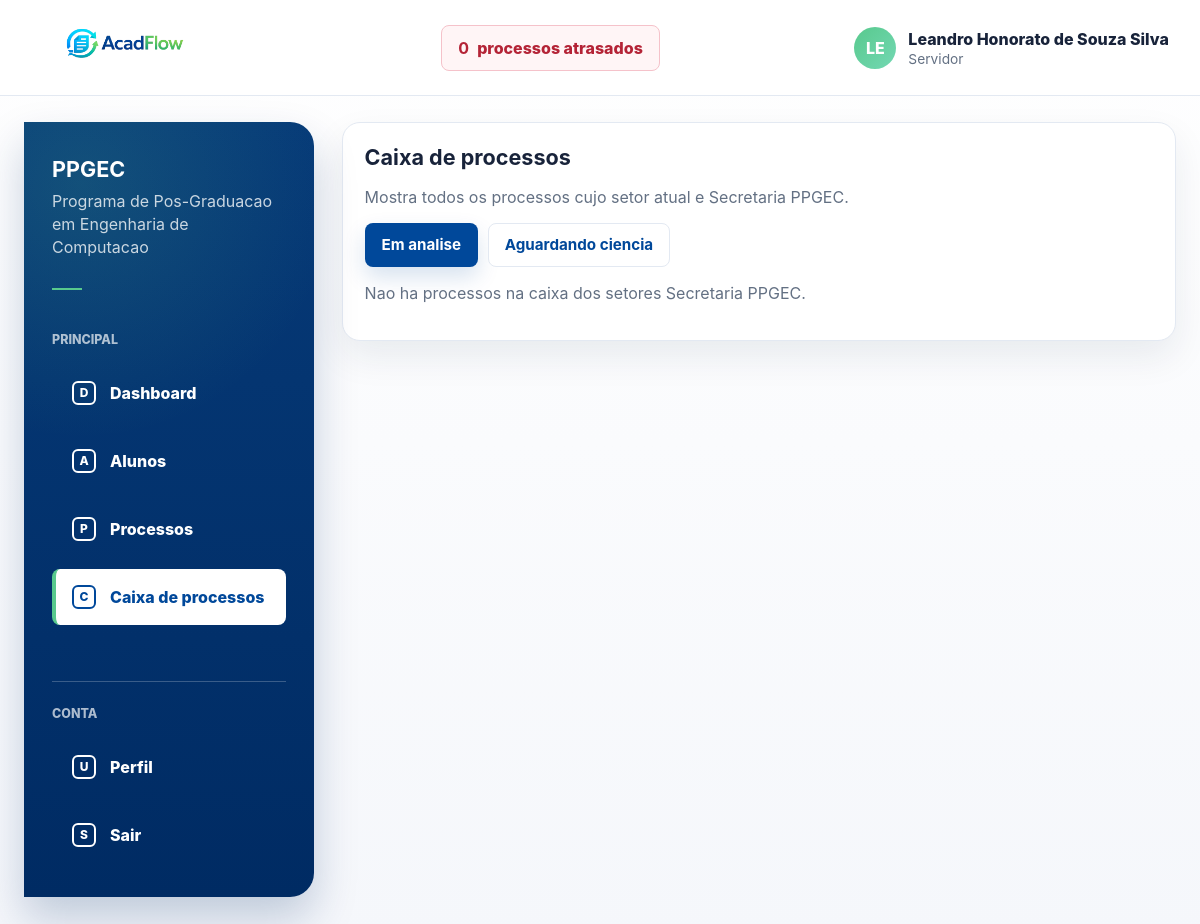
Page /coordenacao/caixa-processos/ (signed in) on the earlier database version.
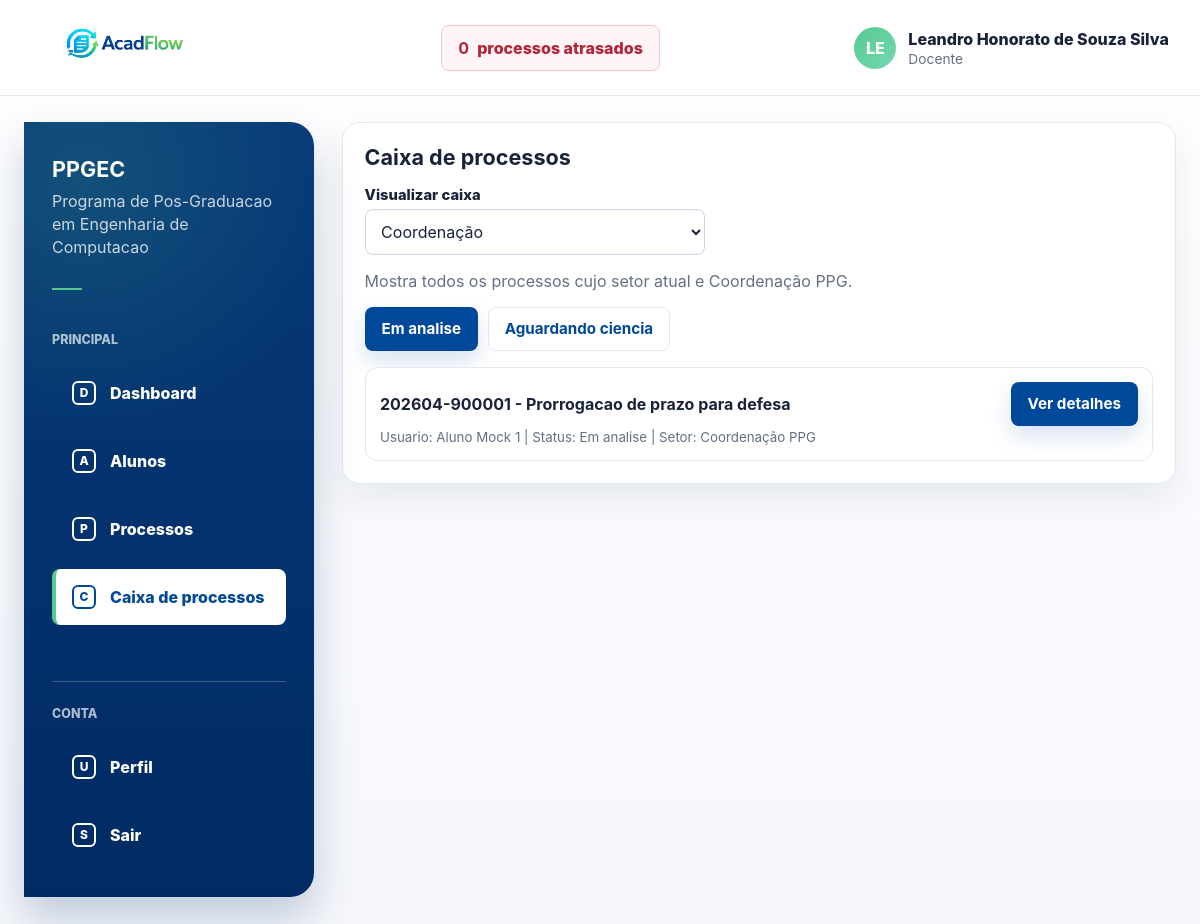
Same page on the later database version.
### processos/models.py (models this page shows, shortened)
class User(AbstractUser):
    class TipoUsuario(models.TextChoices):
        ALUNO = "ALUNO", "Aluno"
        DOCENTE = "DOCENTE", "Docente"
        SERVIDOR = "SERVIDOR", "Servidor"
    username = None
    first_name = None
    last_name = None
    nome = models.CharField(max_length=255)
    email = models.EmailField(unique=True)
    tipo_usuario = models.CharField(
        max_length=20,
        choices=TipoUsuario.choices,
        default=TipoUsuario.SERVIDOR,
    )
    USERNAME_FIELD = "email"
    REQUIRED_FIELDS = ["nome"]
    objects = UserManager()
    class Meta:
        ordering = ["nome", "email"]

class Setor(models.Model):
    nome = models.CharField(max_length=120, unique=True)
    descricao = models.CharField(max_length=255, blank=True)
    ativo = models.BooleanField(default=True)
    class Meta:
        ordering = ["nome"]

class Processo(models.Model):
    PRAZOS_DIAS_POR_TIPO = {
        "APROVEITAMENTO_CREDITOS": 30,
        "DISPENSA_DISCIPLINA": 30,
        "TRANCAMENTO_MATRICULA": 15,
        "PRORROGACAO_PRAZO": 20,
        "REINGRESSO": 30,
        "MUDANCA_ORIENTADOR": 20,
        "QUALIFICACAO": 30,
        "DEFESA": 45,
        "RECURSO": 15,
        "OUTRO": 30,
    }
    class TipoProcesso(models.TextChoices):
        APROVEITAMENTO_CREDITOS = "APROVEITAMENTO_CREDITOS", "Aproveitamento de Creditos"
        DISPENSA_DISCIPLINA = "DISPENSA_DISCIPLINA", "Dispensa de Disciplina"
        TRANCAMENTO_MATRICULA = "TRANCAMENTO_MATRICULA", "Trancamento de Matricula"
        PRORROGACAO_PRAZO = "PRORROGACAO_PRAZO", "Prorrogacao de Prazo"
        REINGRESSO = "REINGRESSO", "Reingresso"
        MUDANCA_ORIENTADOR = "MUDANCA_ORIENTADOR", "Mudanca de Orientador"
        QUALIFICACAO = "QUALIFICACAO", "Qualificacao"
        DEFESA = "DEFESA", "Defesa"
        RECURSO = "RECURSO", "Recurso"
        OUTRO = "OUTRO", "Outro"
    class StatusProcesso(models.TextChoices):
        EM_ANALISE = "EM_ANALISE", "Em analise"
        AGUARDANDO_DOCUMENTO = "AGUARDANDO_DOCUMENTO", "Aguardando documento"
        AGUARDANDO_CIENCIA = "AGUARDANDO_CIENCIA", "Aguardando ciencia"
        FINALIZADO = "FINALIZADO", "Finalizado"
    class Prioridade(models.TextChoices):
        BAIXA = "BAIXA", "Baixa"
        MEDIA = "MEDIA", "Media"
        ALTA = "ALTA", "Alta"
    usuario_criado_por = models.ForeignKey(
        settings.AUTH_USER_MODEL,
        on_delete=models.PROTECT,
        related_name="processos_criados",
    )
    tipo = models.CharField(max_length=40, choices=TipoProcesso.choices)
    assunto = models.CharField(max_length=255)
    descricao = models.TextField()
    data_criacao = models.DateTimeField(auto_now_add=True)
    atualizado_em = models.DateTimeField(auto_now=True)
    status_inicial = models.CharField(
        max_length=25,
        choices=StatusProcesso.choices,
        null=True,
        blank=True,
    )
    status = models.CharField(
        max_length=25,
        choices=StatusProcesso.choices,
        default=StatusProcesso.EM_ANALISE,
    )
    prioridade = models.CharField(
        max_length=10,
        choices=Prioridade.choices,
        null=True,
        blank=True,
    )
    setor_atual = models.ForeignKey(
        Setor,
        on_delete=models.PROTECT,
        related_name="processos_atuais",
    )
    numero = models.CharField(max_length=20, unique=True, editable=False, blank=True)
    prazo_limite = models.DateField(null=True, blank=True)
    finalizado_em = models.DateTimeField(null=True, blank=True)
    termo_finalizacao = models.TextField(blank=True)
    observacoes_internas = models.TextField(blank=True)
    class Meta:
        ordering = ["-data_criacao"]

### processos/views.py (the view)
# urls.py: path("coordenacao/caixa-processos/", caixa_processos_view, name="coordenacao_caixa_processos"),
@login_required
def caixa_processos_view(request):
    if not _can_view_caixa(request.user):
        raise PermissionDenied("Acesso restrito a docentes e servidores.")
    nomes_setores = _nomes_setores_caixa(request.user)
    selected_caixa = request.GET.get("caixa", "").strip().upper()
    status_caixa = request.GET.get("status_caixa", "").strip().upper()
    if status_caixa not in {"AGUARDANDO_CIENCIA", "EM_ANALISE"}:
        status_caixa = "EM_ANALISE"
    opcoes_caixa = []
    if _is_coordenador(request.user):
        opcoes_caixa = [
            {"value": "COORDENACAO", "label": "Coordenação", "setor_nome": "Coordenação PPG"},
            {"value": "PLENO", "label": "Pleno", "setor_nome": "Colegiando PPGEC (Pleno)"},
        ]
        if selected_caixa == "COORDENACAO":
            nomes_setores = ["Coordenação PPG"]
        elif selected_caixa == "PLENO":
            nomes_setores = ["Colegiando PPGEC (Pleno)"]
        else:
            selected_caixa = "COORDENACAO"
            nomes_setores = ["Coordenação PPG"]
    processos_caixa = (
        Processo.objects.select_related("usuario_criado_por", "setor_atual")
        .filter(setor_atual__nome__in=nomes_setores)
        .filter(
            status__in=[
                Processo.StatusProcesso.EM_ANALISE,
                Processo.StatusProcesso.AGUARDANDO_CIENCIA,
            ]
        )
        .filter(status=status_caixa)
        .order_by("-data_criacao")
    )
    return render(
        request,
        "processos/caixa_processos.html",
        {
            "processos": processos_caixa,
            "nomes_setores_caixa": nomes_setores,
            "nomes_setores_caixa_texto": ", ".join(nomes_setores),
            "opcoes_caixa": opcoes_caixa,
            "selected_caixa": selected_caixa,
            "status_caixa": status_caixa,
            "is_coordenador": _is_coordenador(request.user),
            "has_gestao_access": _has_gestao_access(request.user),
            "can_view_dashboard": _can_view_dashboard(request.user),
            "can_view_processos": _can_view_processos(request.user),
            "can_view_caixa": _can_view_caixa(request.user),
        },
    )

### processos/context_processors.py (called while the page is built)
def processos_atrasados(request):
    if not request.user.is_authenticated:
        return {}
    return {
        "processos_atrasados_count": processos_atrasados_queryset(request.user).count(),
        "processos_atrasados_url": processos_atrasados_url(request.user),
    }

### processos/services.py (called while the page is built, shortened)
def processos_atrasados_base_queryset():
    return Processo.objects.filter(
        prazo_limite__lt=timezone.localdate(),
    ).exclude(status=Processo.StatusProcesso.FINALIZADO)

def processos_atrasados_queryset(user):
    queryset = processos_atrasados_base_queryset()
    if not user.is_authenticated:
        return queryset.none()
    if user.tipo_usuario == User.TipoUsuario.SERVIDOR:
        return queryset
    if user.tipo_usuario == User.TipoUsuario.DOCENTE:
        is_coordenador = Docente.objects.filter(pk=user.pk, coordenador=True).exists()
        if is_coordenador:
            return queryset
    return queryset.filter(usuario_criado_por=user)

### processos/views.py (called while the page is built)
def _is_docente(user):
    return user.is_authenticated and user.tipo_usuario == User.TipoUsuario.DOCENTE

def _is_servidor(user):
    return user.is_authenticated and user.tipo_usuario == User.TipoUsuario.SERVIDOR

### templates/processos/caixa_processos.html (shortened to what this page needs)
{% extends "base.html" %}
{% block content %}
<section class="card">
    <h1 class="section-title">Caixa de processos</h1>
    {% if opcoes_caixa %}
        <form method="get" style="max-width: 340px; margin-bottom: 0.8rem;">
            <div class="field">
                <label for="id_caixa">Visualizar caixa</label>
                <select id="id_caixa" name="caixa" onchange="this.form.submit()">
                    {% for opcao in opcoes_caixa %}
                        <option value="{{ opcao.value }}" {% if selected_caixa == opcao.value %}selected{% endif %}>
                            {{ opcao.label }}
                        </option>
                    {% endfor %}
                </select>
            </div>
        </form>
    {% endif %}
    <p class="muted">Mostra todos os processos cujo setor atual e {{ nomes_setores_caixa_texto }}.</p>
    <div style="display: flex; gap: 0.6rem; margin: 0.8rem 0 1rem 0; flex-wrap: wrap;">
        <a
            class="btn {% if status_caixa == 'EM_ANALISE' %}{% else %}btn-secondary{% endif %}"
            href="?{% if selected_caixa %}caixa={{ selected_caixa }}&{% endif %}status_caixa=EM_ANALISE"
        >
            Em analise
        </a>
        <a
            class="btn {% if status_caixa == 'AGUARDANDO_CIENCIA' %}{% else %}btn-secondary{% endif %}"
            href="?{% if selected_caixa %}caixa={{ selected_caixa }}&{% endif %}status_caixa=AGUARDANDO_CIENCIA"
        >
            Aguardando ciencia
        </a>
    </div>
    {% if processos %}
        <ul class="list">
            {% for processo in processos %}
                <li>
                    <div style="display: flex; align-items: center; justify-content: space-between; gap: 0.7rem; flex-wrap: wrap;">
                        <strong>{{ processo.numero }} - {{ processo.assunto }}</strong>
                        <a class="btn" href="{% url 'processo_detalhe' processo.id %}">Ver detalhes</a>
                    </div>
                    <small class="muted">
                        Usuario: {{ processo.usuario_criado_por.nome }} |
                        Status: {{ processo.get_status_display }} |
                        Setor: {{ processo.setor_atual.nome }}
                    </small>
                </li>
            {% endfor %}
        </ul>
    {% else %}
        <p class="muted">Nao ha processos na caixa dos setores {{ nomes_setores_caixa_texto }}.</p>
    {% endif %}
</section>
{% endblock %}

### templates/base.html (shortened to what the changed rows need)
{% load static %}
<!doctype html>
<html lang="pt-BR">
<head>
    <link rel="stylesheet" href="{% static 'css/app.css' %}">
</head>
<body>
<div class="app-shell">
    {% if user.is_authenticated %}
        <header class="topbar">
            <div class="container topbar-content">
                <a class="brand" href="{% url 'home' %}" aria-label="AcadFlow">
                    <img class="brand-logo" src="{% static 'img/acadflow-logo.png' %}" alt="AcadFlow">
                </a>
                <a class="overdue-link" href="{{ processos_atrasados_url }}">
                    <strong>{{ processos_atrasados_count|default:0 }}</strong>
                    <span>processos atrasados</span>
                </a>
                <details class="user-menu">
                    <summary class="user-chip">
                        <span class="avatar" aria-hidden="true">{{ user.nome|default:user.email|slice:":2"|upper }}</span>
                        <span class="user-meta">
                            <span class="user-name">{{ user.nome }}</span>
                            <span class="user-role">{{ user.get_tipo_usuario_display }}</span>
                        </span>
                    </summary>
                </details>
            </div>
        </header>
    {% endif %}
    <main class="main-area">
        <div class="container">
            {% if user.is_authenticated %}
                <div class="layout">
                    <section class="content-area">
            {% endif %}
            {% block content %}{% endblock %}
            {% if user.is_authenticated %}
                    </section>
                </div>
            {% endif %}
        </div>
    </main>
</div>
</body>
</html>

Differences in the rows shown:
changed User "LE": tipo_usuario "Servidor" → "Docente"
added Setor: nome "Coordenação PPG"
added Processo: numero "202604-900001", assunto "Prorrogacao de prazo para defesa", usuario_criado_por.nome "Aluno Mock 1", status "Em analise", setor_atual.nome "Coordenação PPG"
Other differences:
form field caixa: (not shown) → "Coordenação"
{{ nomes_setores_caixa_texto }}: "Secretaria PPGEC" → (not shown)
text no longer shown: "Nao ha processos na caixa dos setores ."
text now shown: "Visualizar caixa"
